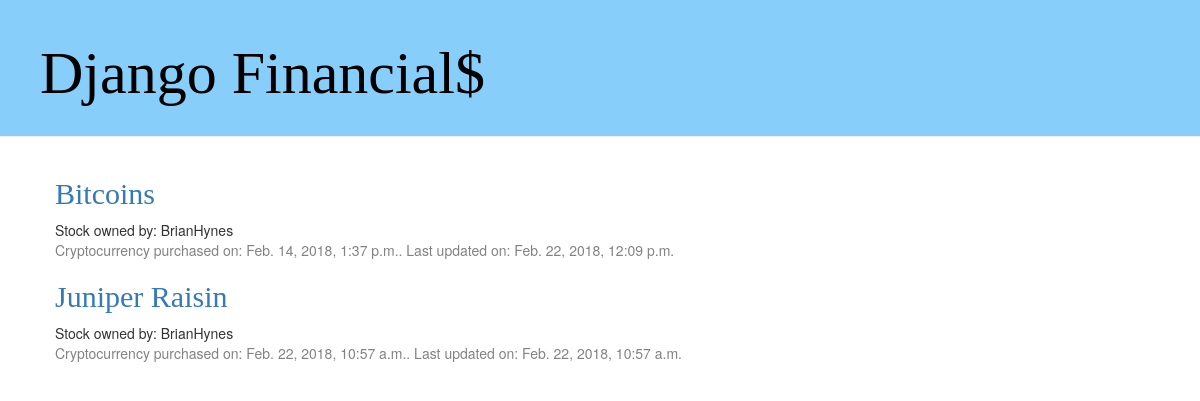
/crypto/, run on the app's committed database.
### Financials/models.py (models this page shows, shortened)
class Cryptocurrency(models.Model):
    customer = models.ForeignKey(Customer, on_delete=models.CASCADE)
    crypto_name = models.CharField(max_length=100)
    qty = models.IntegerField(null=False, blank=False)
    purchase_price = models.FloatField(null=False, blank=False)
    purchase_date = models.DateTimeField(
        default=timezone.now)
    created_date = models.DateTimeField(
            default=timezone.now)
    modified_date = models.DateTimeField(
            blank=True, null=True)

class Customer(models.Model):
    customer_name = models.CharField(max_length=100)
    street_address = models.CharField(max_length=100)
    city = models.CharField(max_length=500)
    state = models.CharField(max_length=2)
    zip = models.CharField(max_length=5)
    email = models.CharField(max_length=100)
    phone = models.CharField(max_length=12)
    created_date = models.DateTimeField(
            default=timezone.now)
    modified_date = models.DateTimeField(
            blank=True, null=True)
    def __str__(self):
        return self.customer_name

### Financials/views.py (the view)
# urls.py: url(r'^crypto/$', views.crypto_list, name='crypto_list'),
def crypto_list(request):
    cryptocurrency = Cryptocurrency.objects.order_by('crypto_name')
    return render(request, 'Financials/crypto_list.html', {'cryptocurrency':cryptocurrency})

### Financials/Templates/Financials/crypto_list.html (shortened to what this page needs)
{% extends 'Financials/base.html' %}
{% block content %}
    {% for crypto in cryptocurrency %}
        <div class "crypto">
        <h2><a href="{% url 'crypto_detail' pk=crypto.pk %}">{{ crypto.crypto_name }}</a></h2>
            Stock owned by: {{crypto.customer}}
            <div class="date">
                Cryptocurrency purchased on: {{crypto.purchase_date}}.  Last updated on: {{crypto.modified_date}}</p>
            </div>
        </div>
    {% endfor %}
{% endblock %}

### Financials/static/css/financials.css (style rules this page uses)
h1, h2, h3, h4 { font-family: 'Georgia', cursive; }
.date { color: #828282; }

### data on the page
Cryptocurrency: crypto_name "Bitcoins", customer "BrianHynes", purchase_date "Feb. 14, 2018, 1:37 p.m.", modified_date "Feb. 22, 2018, 12:09 p.m."
Cryptocurrency: crypto_name "Juniper Raisin", customer "BrianHynes", purchase_date "Feb. 22, 2018, 10:57 a.m.", modified_date "Feb. 22, 2018, 10:57 a.m."
